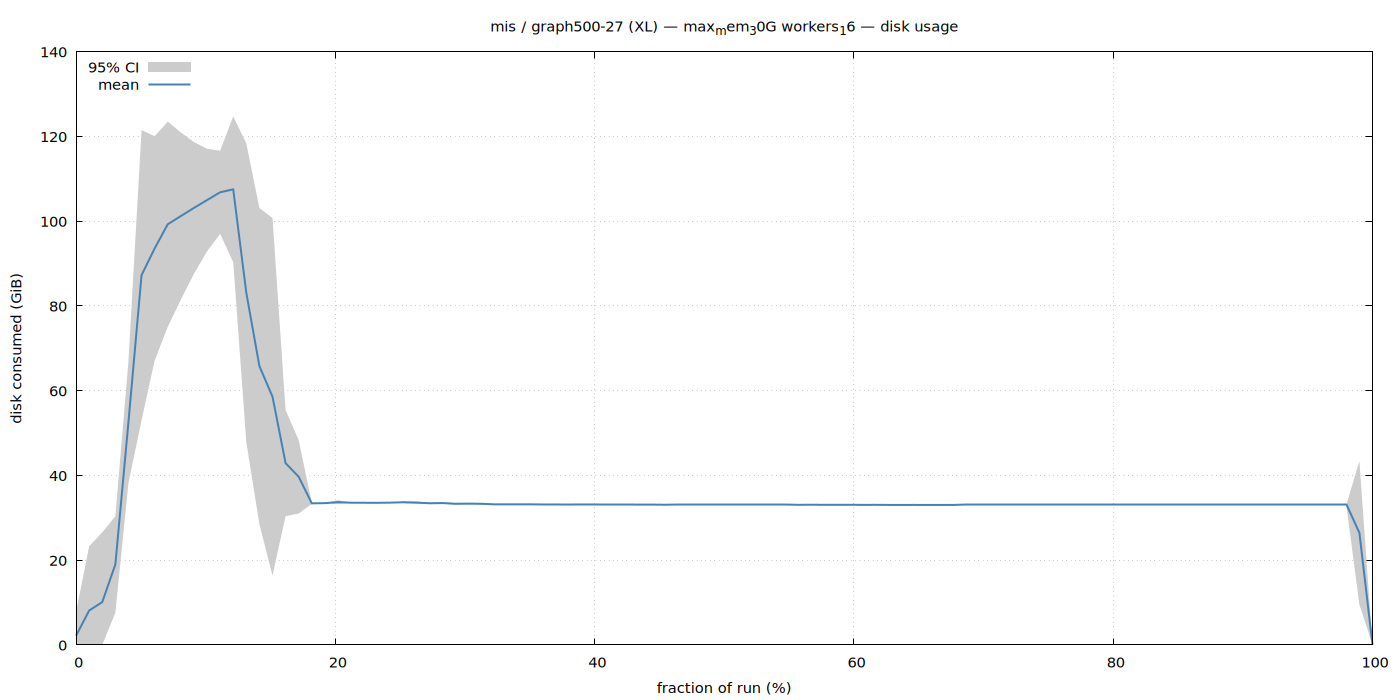

This figure's gnuplot source:
set terminal pngcairo size 1400,700 enhanced font 'Sans,11'
set output '/home/ubuntu/nvm/gfrs/mis/XL/graph500-27/max_mem_30G_workers_16/disk.png'
set title "mis / graph500-27 (XL) — max_mem_30G workers_16 — disk usage"
set xlabel 'fraction of run (%)'
set ylabel 'disk consumed (GiB)'
set grid
set key top left
set yrange [0:*]
plot '/home/ubuntu/nvm/gfrs/mis/XL/graph500-27/max_mem_30G_workers_16/disk.dat' using 1:3:4 with filledcurves lc rgb '#cccccc' title '95% CI', \
     '' using 1:2 with lines lw 2 lc rgb '#4682b4' title 'mean'
